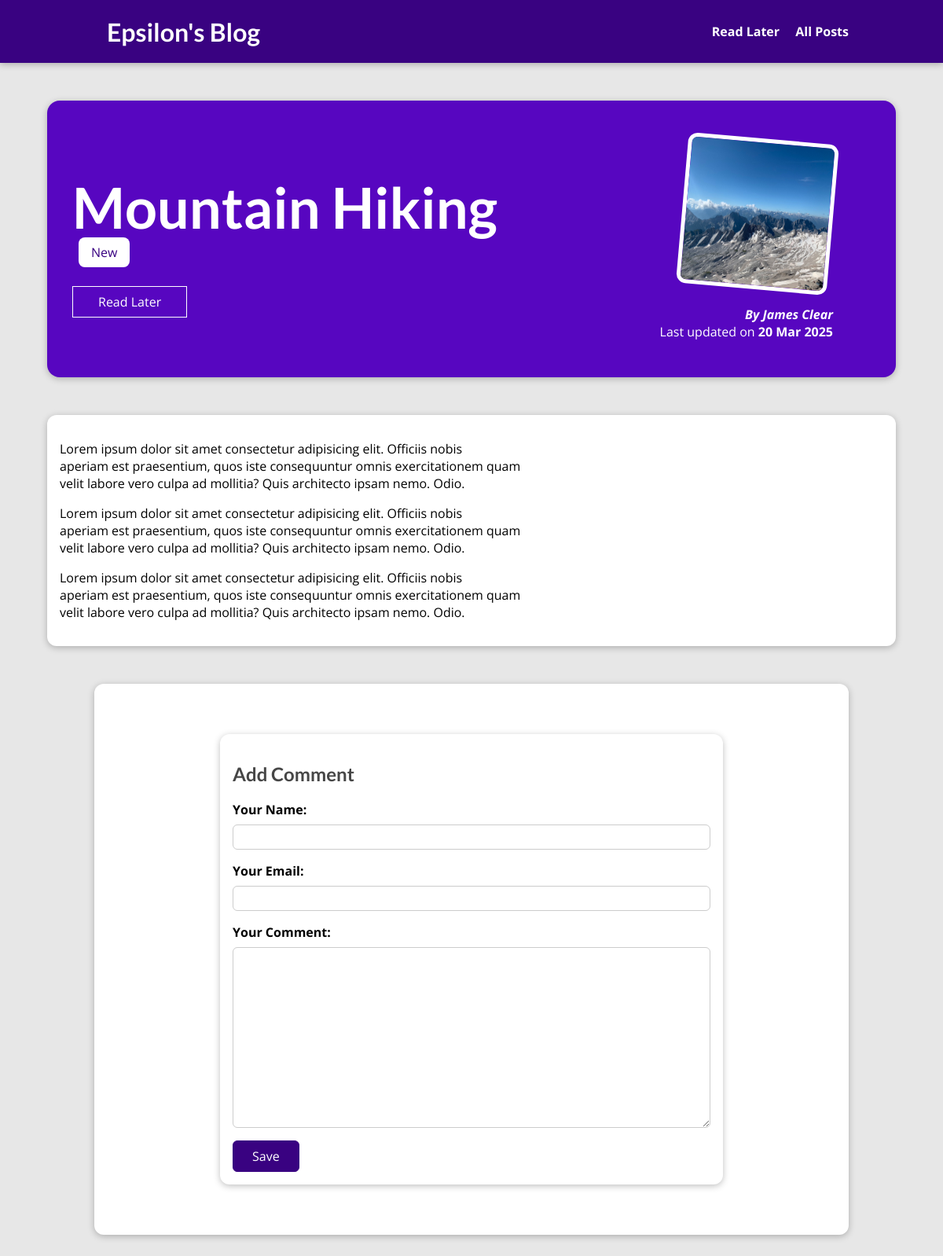
The page /posts/hike-in-the-mountains on the database its author committed.
### blog/models.py (models this page shows, shortened)
class Post(models.Model):
    title = models.CharField(max_length=150)
    excerpt = models.CharField(max_length=200)
    image = models.ImageField(upload_to="uploads/images",null=True)
    date = models.DateField(auto_now=True)
    slug = models.SlugField(unique=True,db_index=True)
    content = models.TextField(validators=[MinLengthValidator(10)])
    author = models.ForeignKey(Author,on_delete=models.SET_NULL,related_name="posts",null=True)
    tags = models.ManyToManyField(Tag)

class Tag(models.Model):
    caption = models.CharField(max_length=20)

class Author(models.Model):
    first_name = models.CharField(max_length=50)
    last_name = models.CharField(max_length=50)
    email_address = models.EmailField()
    def __str__(self):
        return f"{self.first_name} {self.last_name}"

### blog/views.py (the view, shortened to what this page needs)
# urls.py: path("posts/<slug:slug>",views.PostDetailView.as_view(),name="post-detail-page"),
class PostDetailView(View):
    def is_stored_posts(self,request,post_id):
        stored_posts = request.session.get("stored_posts")
        if stored_posts is not None:
            is_saved_for_later = post_id in stored_posts
        else:
            is_saved_for_later = False
        return is_saved_for_later
    def get(self,request,slug):
        post = Post.objects.get(slug=slug)
        post_tags = post.tags.all()
        commentform = CommentForm()
        return render(request,'blog/post-details.html',{
            "post":post,
           "post_tags": post_tags,
           "comment_form": commentform ,
           "comments": post.comments.all().order_by("-datetime"),
           "saved_for_later" : self.is_stored_posts(request,post.id)
        })

### blog/forms.py
class CommentForm(forms.ModelForm):
    class Meta:
        model = Comment
        exclude = ["post"]
        labels = {
            "user_name" : "Your Name",
            "user_email" : "Your Email",
            "text" : "Your Comment"
        }

### blog/templates/blog/post-details.html (shortened to what this page needs)
{% extends "base.html" %}
{% load static %}
{% block css_files %}
  <link rel="stylesheet" href="{% static "blog/post-details.css" %}" />
{% endblock %}
{% block content %}
<section id="summary">
    <h2>{{post.title}} </h2>
    <div>
        {% for tag in post_tags %}
            <span class="tag"> {{tag.caption}} </span>
        {% endfor %}
    </div>
    <div id="read-later">
        <form action="{% url "read-later" %}", method=POST>
            <button >{% if saved_for_later %}
                    Remove from read later.
                {%else%}
                    Read Later
                {% endif %} </button>
        </form>
    </div>
    <article>
        <img src=" {{ post.image.url }}" alt="{{post.title}}"/>
        <address><a href="mailto:{{ post.author.email_address}}"> By {{post.author}}</a> </address>
        <div>
            Last updated on <time> {{post.date |date:"d M Y"}} </time>
        </div>
    </article>
</section>
<main>
{{post.content|linebreaks}}
</main>
<section id="comments">
<section>
<section id="comment-form">
    <h2> Add Comment </h2>
    <form action="{% url "post-detail-page" post.slug %}" method="POST">
        {% for form_field in comment_form %}
        <div class="form-control {% if form_field.errors %} invalid {% endif %}" >
        {{ form_field.label_tag }}
        {{form_field}}
        </div>
        {% endfor %}
        <button>Save </button>
    </form>
</section>
{% endblock content %}

### static/app.css (style rules this page uses)
* { box-sizing: border-box; }
html { font-family: 'Open Sans', 'Lato', sans-serif; }
body { margin: 0; }
h1, h2, h3 { font-family: 'Lato', sans-serif; font-weight: bold; }

### blog/static/blog/post-details.css (style rules this page uses)
body { background-color: #e7e7e7; }
#summary { margin: 8rem auto 3rem auto; padding: 2rem; width: 90%; max-width: 90rem; border-radius: 16px; background-color: #5706c0; position: relative; box-shadow: 0 2px 8px rgba(0, 0, 0, 0.25); height: 22rem; }
#summary h2 { color: white; font-size: 4.5rem; margin-bottom: 0.25rem; }
#summary article { position: absolute; top: 2rem; right: 3rem; padding: 1rem 2rem; border-radius: 12px; text-align: right; color: white; }
#summary article img { width: 12rem; height: 12rem; border-radius: 12px; transform: rotateZ(5deg); border: 5px solid white; margin-bottom: 1rem; }
#summary address { font-weight: bold; }
#summary a { color: white; text-decoration: none; }
#summary time { font-weight: bold; }
#read-later { margin: 2rem 0; }
#read-later button { background-color: transparent; border: 1px solid white; padding: 0.5rem 2rem; font: inherit; color: white; cursor: pointer; }
main { width: 90%; max-width: 90rem; margin: 3rem auto; background-color: white; padding: 1rem; border-radius: 12px; box-shadow: 0 2px 8px rgba(0, 0, 0, 0.25); }
.tag { background-color: white; color: #390281; padding: 0.5rem 1rem; border-radius: 8px; margin-left: 0.5rem; }
#comment-form { margin: 3rem auto; width: 90%; max-width: 40rem; border-radius: 12px; background-color: white; box-shadow: 0 2px 8px rgba(0, 0, 0, 0.25); padding: 1rem; }
#comment-form button { font: inherit; background-color: #390281; color: white; border: 1px solid #390281; padding: 0.5rem 1.5rem; border-radius: 6px; cursor: pointer; }
.form-control { margin-bottom: 1rem; }
.form-control label { font-weight: bold; margin-bottom: 0.5rem; display: block; }
.form-control input, .form-control textarea { display: block; width: 100%; font: inherit; padding: 0.25rem; border-radius: 6px; border: 1px solid #ccc; }
#comments { margin: 3rem auto; width: 90%; max-width: 60rem; border-radius: 12px; background-color: white; box-shadow: 0 2px 8px rgba(0, 0, 0, 0.25); padding: 1rem 2rem; }
#comments h2 { color: #464646; }

### rows shown on the page
Post: title "Mountain Hiking", image (picture), author "James Clear", date "20 Mar 2025", content "Lorem ipsum dolor sit amet consectetur adipisicing elit. Officiis nobis aperiam est praesentium, quos iste consequuntur omnis exercitationem quam velit labore vero culpa ad mollitia? Quis architecto ipsam nemo. Odio. Lorem ipsum dolor sit amet consectetur adipisicing elit. Officiis nobis aperiam est praesentium, quos iste consequuntur omnis exercitationem quam velit labore vero culpa ad mollitia? Quis architecto ipsam nemo. Odio. Lorem ipsum dolor sit amet consectetur adipisicing elit. Officiis nobis aperiam est praesentium, quos iste consequuntur omnis exercitationem quam velit labore vero culpa ad mollitia? Quis architecto ipsam nemo. Odio."
Tag: caption "New"
